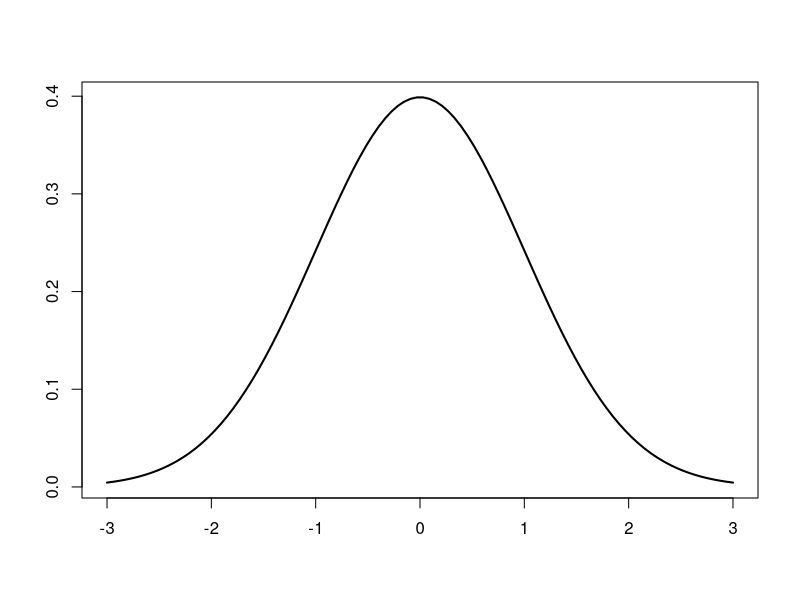

This chart was generated by the following R code:
## ---- chunk 1
my_string <-  "This is the best I can do"
calculation <- sum(c(1,2,3))
for (i in my_string){
  print(i)
}
print(calculation)
## ---- chunk 2
x <- seq(-3, 3, length=100)
y <- dnorm(x)
plot(x,y, type = "l", lwd = 2, xlab = "", ylab = "")
